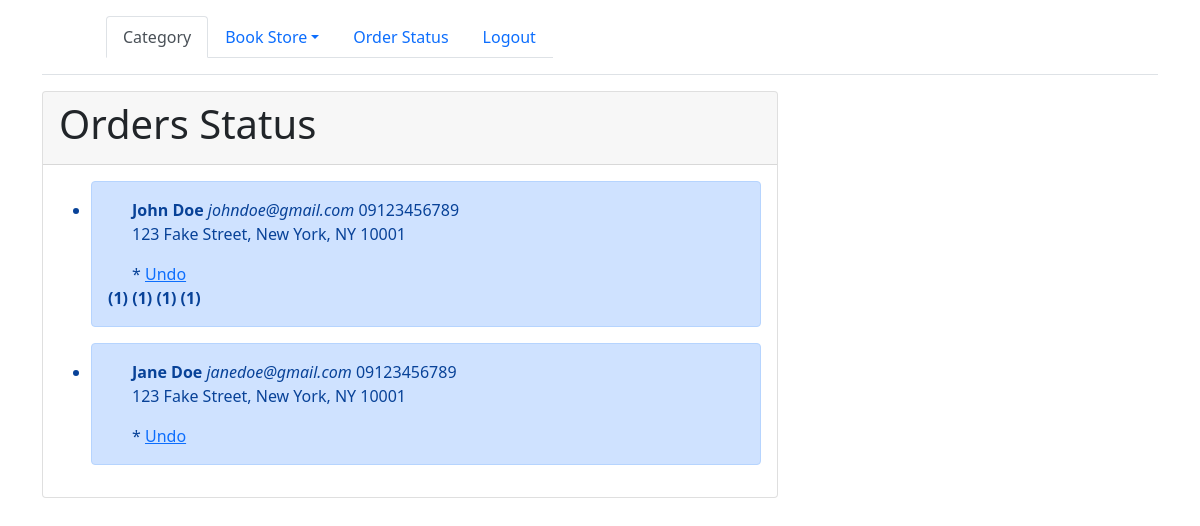
/admin/orders.php (signed in), run on the app's committed database.
### tables this page shows
create table orders(
    id int primary key auto_increment,
    name varchar(225) not null,
    email varchar(225) not null,
    phone varchar(225) not null,
    address Text not null,
    status int not null,
    created_at timestamp default current_timestamp,
    updated_at timestamp default current_timestamp on update current_timestamp);

create table order_items(
    id int primary key auto_increment,
    book_id int not null,
    order_id int not null,
    qty int not null
    );

### admin/orders.php (the view, shortened to what this page needs)
<?php
include('include/nav.php');
?>
<div class="container">
 <div class="row">
  <div class="col-md-8">
  <div class="card">
   <div class="card-header"><h1>Orders Status</h1></div>
   <div class="card-body">
   <?php
 include("connection/db.php");
 $orders = mysqli_query($conn, "SELECT * FROM orders");
?>
    <ul class="orders">
 <?php while($order = mysqli_fetch_assoc($orders)): ?>
 <?php if($order['status']): ?>
 <li class="alert alert-primary">
 <?php else: ?>
 <li>
 <?php endif; ?>
 <div class="container">
 <b><?php echo $order['name'] ?></b>
 <i><?php echo $order['email'] ?></i>
 <span><?php echo $order['phone'] ?></span>
 <p><?php echo $order['address'] ?></p>
 <?php if($order['status']): ?>
 * <a href="orders_status.php?id=<?php echo $order['id'] ?>&status=0">
 Undo</a>
 <?php else: ?>
 * <a href="orders_status.php?id=<?php echo $order['id'] ?>&status=1">
 Mark as Delivered</a>
 <?php endif; ?>
 </div>
 <div class="items">
 <?php
 $order_id = $order['id'];
 $items = mysqli_query($conn, "SELECT order_items.*, books.title
 FROM order_items LEFT JOIN books ON order_items.book_id = books.id
 WHERE order_items.order_id = $order_id
 ");
 while($item = mysqli_fetch_assoc($items)):
 ?>
 <b>
 (<?php echo $item['qty'] ?>)
 </b>
 <?php endwhile; ?>
 </div>
 </li>
 <?php endwhile; ?>
</ul>
   </div>
  </div>
 </div>
</div>
</div>

### admin/include/head.php (shortened to what this page needs)
<!DOCTYPE html>
<html lang="en">
<head>
 <link href="https://cdn.jsdelivr.net/npm/bootstrap@5.1.3/dist/css/bootstrap.min.css" rel="stylesheet">
</head>
<body>

### admin/include/nav.php (shortened to what this page needs)
<?php include('head.php') ?>
<div class="container">
 <header class="p-3 mb-3 border-bottom">
   <div class="d-flex flex-wrap align-items-center justify-content-center justify-content-lg-start">
        <a href="/" class="d-flex align-items-center mb-2 mb-lg-0 text-dark text-decoration-none">
          <svg class="bi me-2" width="40" height="32" role="img" aria-label="Bootstrap"><use xlink:href="#bootstrap"/></svg>
        </a>
 <ul class="nav nav-tabs">
  <li class="nav-item">
    <a class="nav-link active" aria-current="page" href="cat_list.php">Category</a>
  </li>
  <li class="nav-item dropdown">
    <a class="nav-link dropdown-toggle" data-bs-toggle="dropdown" href="#" role="button" aria-expanded="false">Book Store</a>
  </li>
  <li class="nav-item">
    <a class="nav-link" href="orders.php">Order Status</a>
  </li>
  <li class="nav-item">
    <a class="nav-link" href="logout.php">Logout</a>
  </li>
</ul>
   </div>
 </header>
</div>
<?php include('footer.php') ?>

### admin/include/footer.php (shortened to what this page needs)
</body>
</html>

### data on the page
orders: name "John Doe", email "johndoe@gmail.com", phone "09123456789", address "123 Fake Street, New York, NY 10001"
order_items: qty "1"
order_items: qty "1"
order_items: qty "1"
order_items: qty "1"
orders: name "Jane Doe", email "janedoe@gmail.com", phone "09123456789", address "123 Fake Street, New York, NY 10001"
